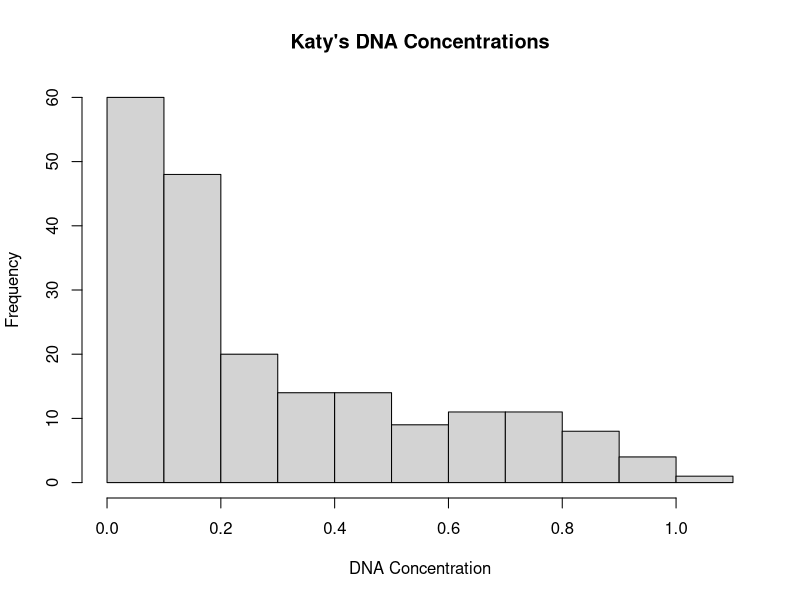
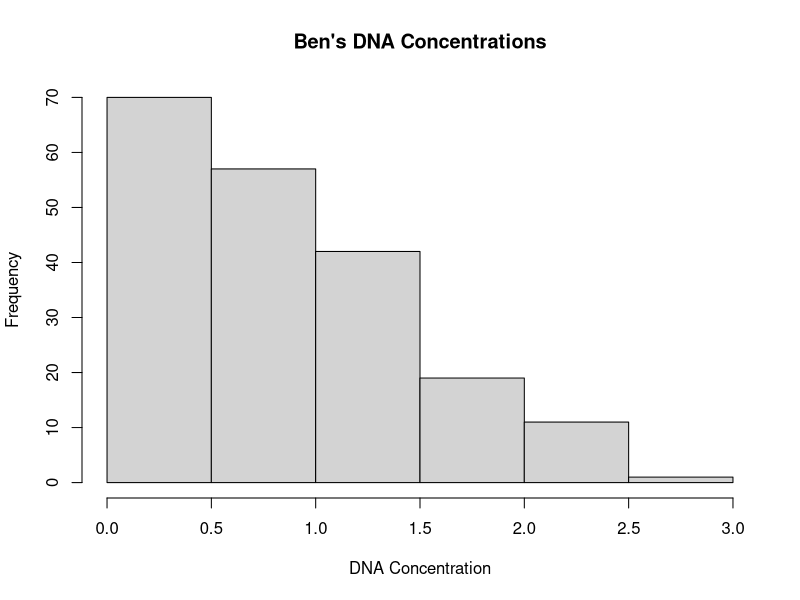
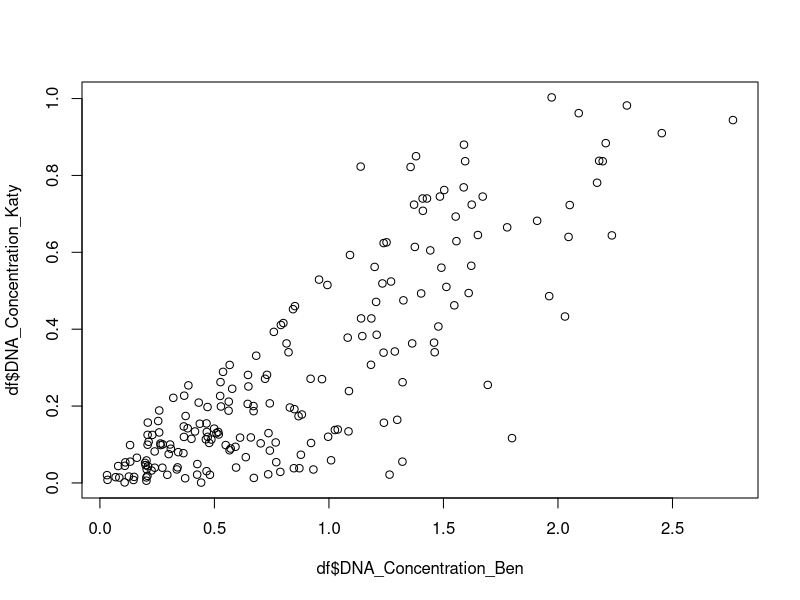
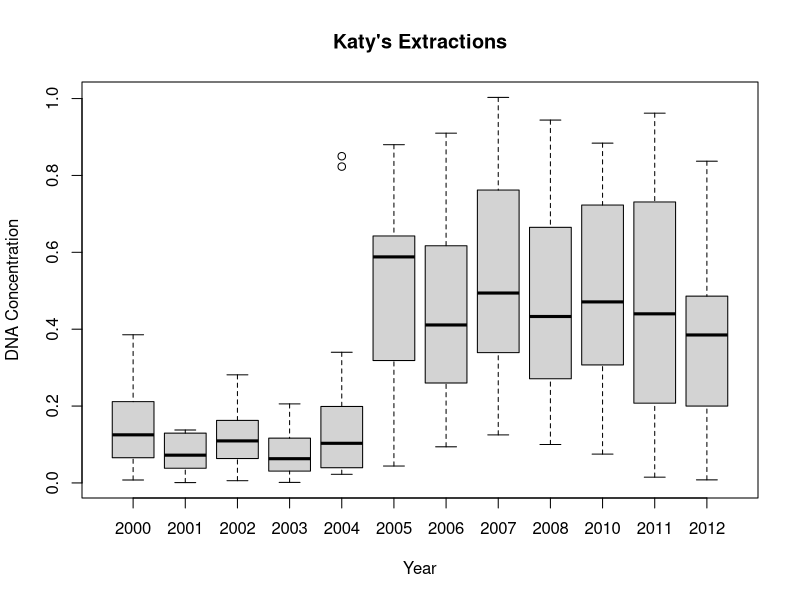
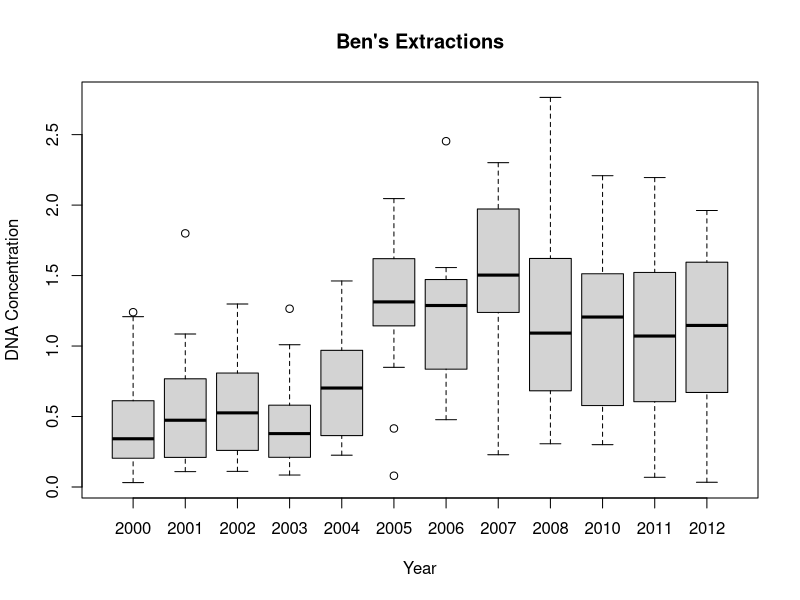
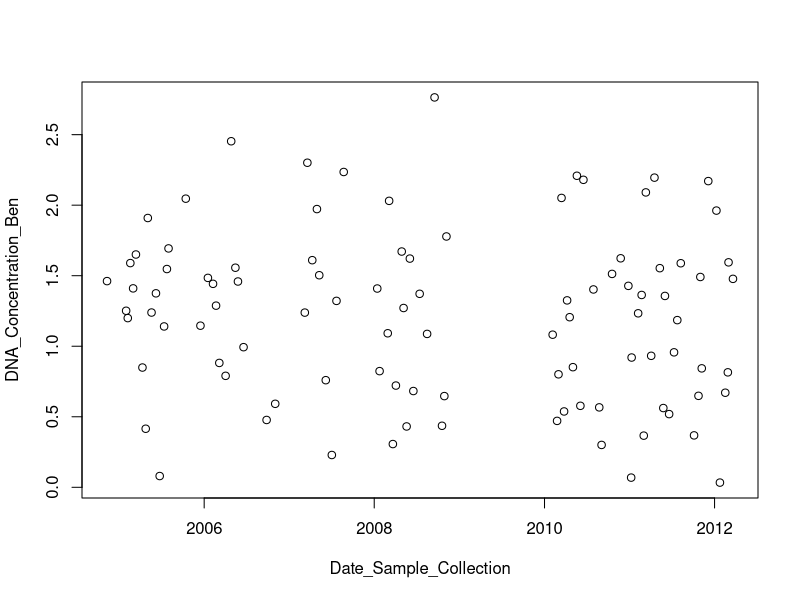

Write R code to recreate these figures, in order.
library(tidyverse)
df <- read.csv("DNA_Conc_by_Extraction_Date.csv")
head(df)
## This is q1 ---
hist(df$DNA_Concentration_Katy, xlab = "DNA Concentration", main = "Katy's DNA Concentrations")
hist(df$DNA_Concentration_Ben, xlab = "DNA Concentration", main = "Ben's DNA Concentrations")

## This is q2 ---  
jpeg("./MILLAR_Plot1.jpeg")
plot(x = (as.factor(df$Year_Collected)), y = df$DNA_Concentration_Katy , xlab = "Year", ylab = "DNA Concentration", main = "Katy's Extractions")
dev.off()
jpeg("./MILLAR_Plot2.jpeg")
plot(x = (as.factor(df$Year_Collected)), y = df$DNA_Concentration_Ben , xlab = "Year", ylab = "DNA Concentration", main = "Ben's Extractions")
dev.off()
## Q3 was added ^^^
 
##Q4 visualization
plot(x = df$DNA_Concentration_Ben, y = df$DNA_Concentration_Katy)
##Q4 real question
new_vector <- df$DNA_Concentration_Ben / df$DNA_Concentration_Katy
min_difference <- min(new_vector)
index_difference <- which(min_difference == new_vector)
lowest_difference_year <- df$Year_Collected[index_difference]
print(lowest_difference_year)
##Q5
subset_df_downstairs <- filter(df,Lab %in% "Downstairs")
jpeg("./Ben_DNA_over_time.jpeg")
plot(x = as.POSIXct(subset_df_downstairs$Date_Collected), y = subset_df_downstairs$DNA_Concentration_Ben, xlab = "Date_Sample_Collection",ylab = "DNA_Concentration_Ben")
dev.off()


